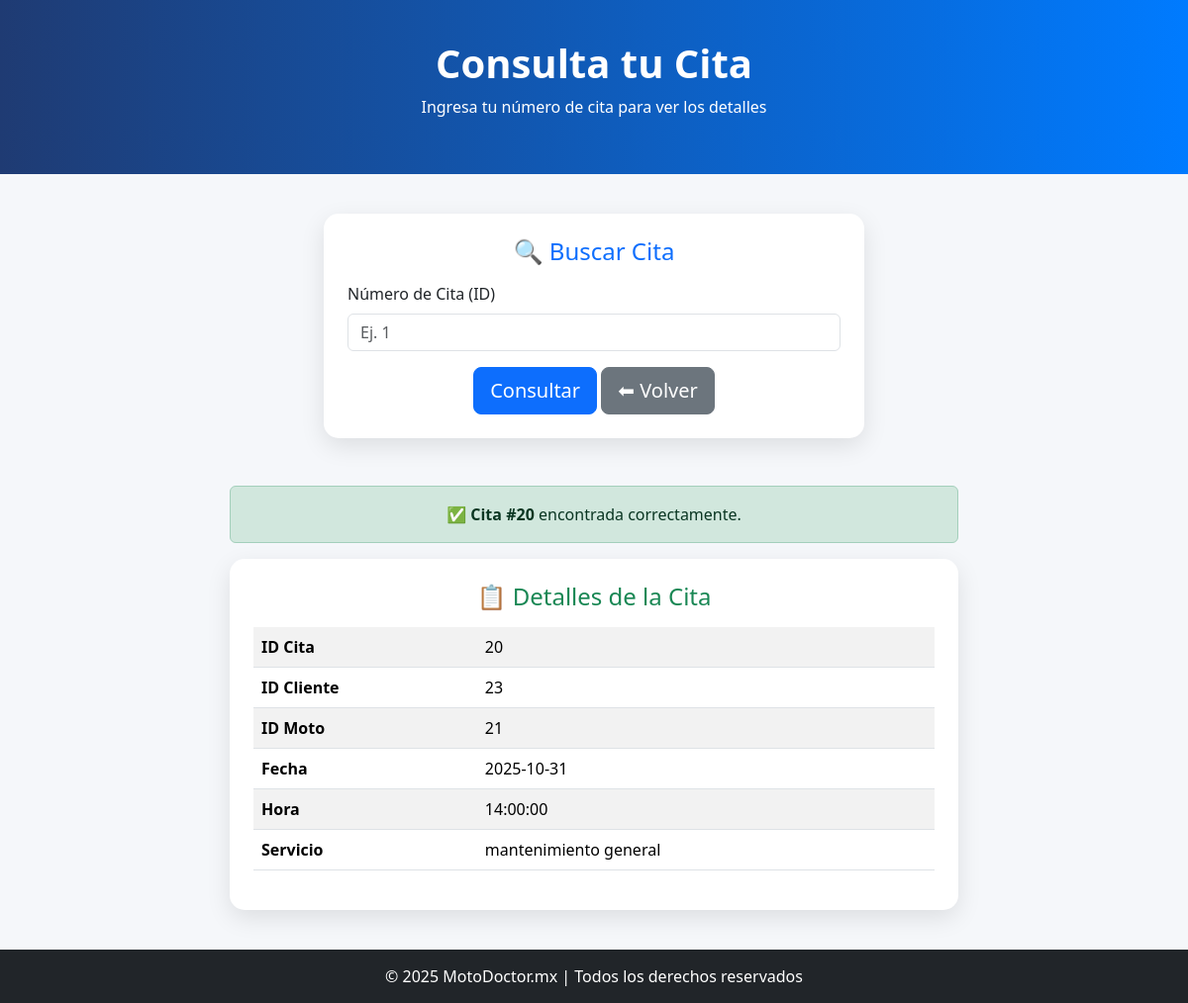
Screenshot of /consultar_cita.php?id_cita=20 with the database file from the repository.
### tables this page shows
CREATE TABLE `citas` (
  `id_cita` int(11) NOT NULL,
  `id_cliente` int(11) NOT NULL,
  `id_moto` int(11) NOT NULL,
  `fecha_cita` date NOT NULL,
  `hora_cita` time NOT NULL,
  `servicio` varchar(100) NOT NULL,
  `estado` varchar(20) DEFAULT 'Pendiente',
  `fecha_registro` timestamp NOT NULL DEFAULT current_timestamp()
);

### consultar_cita.php (the view, shortened to what this page needs)
<!DOCTYPE html>
<html lang="es">
<head>
  <link href="https://cdn.jsdelivr.net/npm/bootstrap@5.3.3/dist/css/bootstrap.min.css" rel="stylesheet">
</head>
<body>
<header>
  <h1 class="fw-bold">Consulta tu Cita</h1>
  <p>Ingresa tu número de cita para ver los detalles</p>
</header>
<div class="container">
  <div class="row justify-content-center">
    <div class="col-md-6">
      <div class="card p-4">
        <h4 class="text-center text-primary mb-3">🔍 Buscar Cita</h4>
        <form method="GET">
          <div class="mb-3">
            <label class="form-label">Número de Cita (ID)</label>
            <input type="number" name="id_cita" class="form-control" placeholder="Ej. 1" required>
          </div>
          <div class="text-center">
            <button type="submit" class="btn btn-primary btn-lg">Consultar</button>
            <a href="index.html" class="btn btn-secondary btn-lg">⬅ Volver</a>
          </div>
        </form>
      </div>
    </div>
  </div>
  <?php
  if (isset($_GET['id_cita'])) {
    include("conexion.php");
    $id_cita = $_GET['id_cita'];
    $resultado = mysqli_query($conn, "SELECT * FROM citas WHERE id_cita = '$id_cita'");
    if (mysqli_num_rows($resultado) > 0) {
        $cita = mysqli_fetch_assoc($resultado);
        echo "
        <div class='row justify-content-center mt-5'>
          <div class='col-md-8'>
            <div class='alert alert-success text-center'>
              ✅ <strong>Cita #{$cita['id_cita']}</strong> encontrada correctamente.
            </div>
            <div class='card p-4 bg-white'>
              <h4 class='text-center text-success mb-3'>📋 Detalles de la Cita</h4>
              <table class='table table-striped'>
                <tr><th>ID Cita</th><td>{$cita['id_cita']}</td></tr>
                <tr><th>ID Cliente</th><td>{$cita['id_cliente']}</td></tr>
                <tr><th>ID Moto</th><td>{$cita['id_moto']}</td></tr>
                <tr><th>Fecha</th><td>{$cita['fecha_cita']}</td></tr>
                <tr><th>Hora</th><td>{$cita['hora_cita']}</td></tr>
                <tr><th>Servicio</th><td>{$cita['servicio']}</td></tr>
              </table>
            </div>
          </div>
        </div>";
    } else {
        echo "<div class='alert alert-danger text-center mt-4'>❌ No se encontró una cita con ese número.</div>";
    }
}
  ?>
</div>
<footer>
  © 2025 MotoDoctor.mx | Todos los derechos reservados
</footer>
</body>
</html>

### consultar_cita.php (style rules this page uses)
body { background: #f5f7fa; font-family: 'Segoe UI', sans-serif; }
header { background: linear-gradient(90deg, #1f3b73, #007bff); color: white; text-align: center; padding: 40px 0; margin-bottom: 40px; }
.card { border: none; border-radius: 15px; box-shadow: 0 8px 25px rgba(0,0,0,0.1); }
footer { background: #212529; color: white; text-align: center; padding: 15px; margin-top: 40px; }

### rows the page displays
citas: id_cita "20", id_cliente "23", id_moto "21", fecha_cita "2025-10-31", hora_cita "14:00:00", servicio "mantenimiento general"
